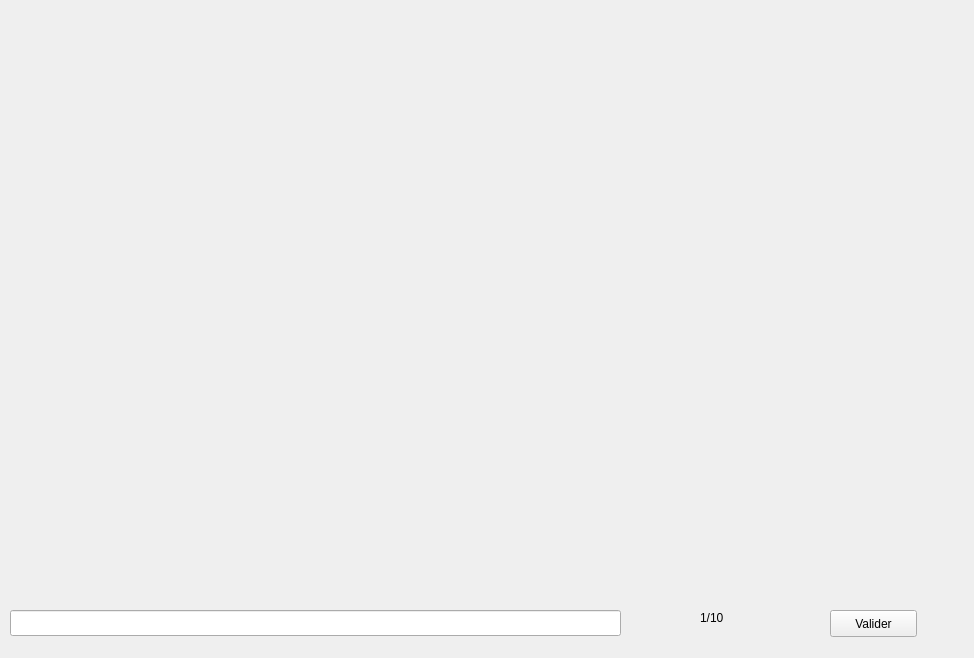
<?xml version="1.0" encoding="UTF-8"?>
<ui version="4.0">
 <class>Widget</class>
 <widget class="QWidget" name="Widget">
  <property name="geometry">
   <rect>
    <x>0</x>
    <y>0</y>
    <width>974</width>
    <height>658</height>
   </rect>
  </property>
  <property name="windowTitle">
   <string>Widget</string>
  </property>
  <widget class="QLineEdit" name="reponse">
   <property name="geometry">
    <rect>
     <x>10</x>
     <y>610</y>
     <width>611</width>
     <height>26</height>
    </rect>
   </property>
  </widget>
  <widget class="QPushButton" name="bouton">
   <property name="geometry">
    <rect>
     <x>830</x>
     <y>610</y>
     <width>87</width>
     <height>27</height>
    </rect>
   </property>
   <property name="text">
    <string>Valider</string>
   </property>
  </widget>
  <widget class="QLabel" name="label_2">
   <property name="geometry">
    <rect>
     <x>700</x>
     <y>610</y>
     <width>41</width>
     <height>16</height>
    </rect>
   </property>
   <property name="text">
    <string>1/10</string>
   </property>
  </widget>
  <widget class="QLabel" name="label">
   <property name="geometry">
    <rect>
     <x>18</x>
     <y>23</y>
     <width>931</width>
     <height>561</height>
    </rect>
   </property>
   <property name="font">
    <font>
     <pointsize>20</pointsize>
     <weight>75</weight>
     <bold>true</bold>
    </font>
   </property>
   <property name="text">
    <string/>
   </property>
   <property name="alignment">
    <set>Qt::AlignCenter</set>
   </property>
  </widget>
 </widget>
 <layoutdefault spacing="6" margin="11"/>
 <resources/>
 <connections/>
</ui>
